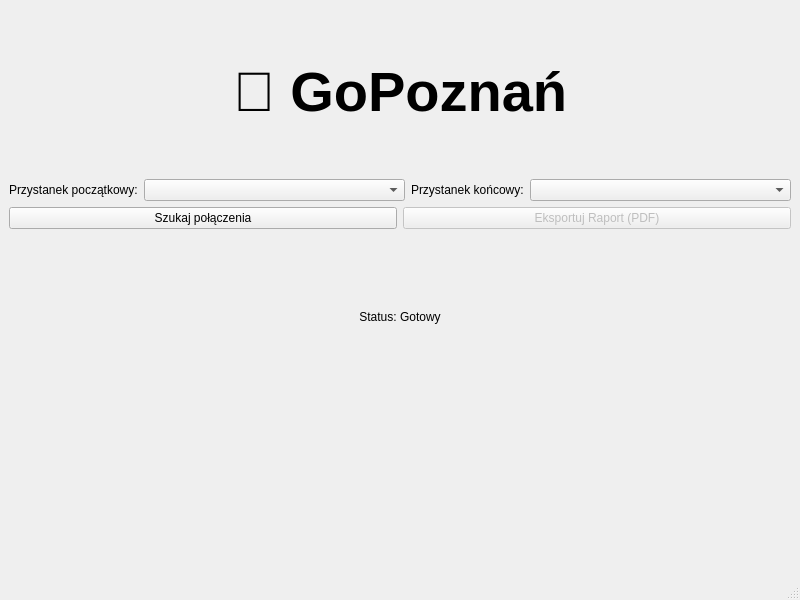
<?xml version="1.0" encoding="UTF-8"?>
<ui version="4.0">
 <class>MainWindow</class>
 <widget class="QMainWindow" name="MainWindow">
  <property name="geometry">
   <rect>
    <x>0</x>
    <y>0</y>
    <width>800</width>
    <height>600</height>
   </rect>
  </property>
  <property name="windowTitle">
   <string>GoPoznań - Twoja Wyszukiwarka Połączeń</string>
  </property>
  <widget class="QWidget" name="centralwidget">
   <layout class="QVBoxLayout" name="verticalLayout">
    <item>
     <widget class="QLabel" name="labelTitle">
      <property name="text">
       <string>🚌 GoPoznań</string>
      </property>
      <property name="font">
       <font>
        <pointsize>42</pointsize>
        <bold>true</bold>
       </font>
      </property>
      <property name="alignment">
       <set>Qt::AlignCenter</set>
      </property>
     </widget>
    </item>
    <item>
     <layout class="QHBoxLayout" name="horizontalLayout">
      <item>
       <widget class="QLabel" name="label">
        <property name="text">
         <string>Przystanek początkowy:</string>
        </property>
       </widget>
      </item>
      <item>
       <widget class="QComboBox" name="comboBoxStart">
        <property name="sizePolicy">
         <sizepolicy hsizetype="Expanding" vsizetype="Fixed">
          <horstretch>0</horstretch>
          <verstretch>0</verstretch>
         </sizepolicy>
        </property>
       </widget>
      </item>
      <item>
       <widget class="QLabel" name="label_2">
        <property name="text">
         <string>Przystanek końcowy:</string>
        </property>
       </widget>
      </item>
      <item>
       <widget class="QComboBox" name="comboBoxEnd">
        <property name="sizePolicy">
         <sizepolicy hsizetype="Expanding" vsizetype="Fixed">
          <horstretch>0</horstretch>
          <verstretch>0</verstretch>
         </sizepolicy>
        </property>
       </widget>
      </item>
     </layout>
    </item>
    <item>
     <layout class="QHBoxLayout" name="horizontalLayout_2">
      <item>
       <widget class="QPushButton" name="btnSearch">
        <property name="text">
         <string>Szukaj połączenia</string>
        </property>
       </widget>
      </item>
      <item>
       <widget class="QPushButton" name="btnExportPdf">
        <property name="text">
         <string>Eksportuj Raport (PDF)</string>
        </property>
        <property name="enabled">
         <bool>false</bool>
        </property>
       </widget>
      </item>
     </layout>
    </item>
    <item>
     <widget class="QLabel" name="labelStatus">
      <property name="text">
       <string>Status: Gotowy</string>
      </property>
      <property name="alignment">
       <set>Qt::AlignCenter</set>
      </property>
     </widget>
    </item>
    <item>
     <widget class="QLabel" name="textEditResult">
      <property name="text">
       <string/>
      </property>
      <property name="wordWrap">
       <bool>true</bool>
      </property>
      <property name="alignment">
       <set>Qt::AlignTop|Qt::AlignLeft</set>
      </property>
     </widget>
    </item>
   </layout>
  </widget>
  <widget class="QMenuBar" name="menubar">
   <property name="geometry">
    <rect>
     <x>0</x>
     <y>0</y>
     <width>800</width>
     <height>21</height>
    </rect>
   </property>
  </widget>
  <widget class="QStatusBar" name="statusbar"/>
 </widget>
 <resources/>
 <connections/>
</ui>
